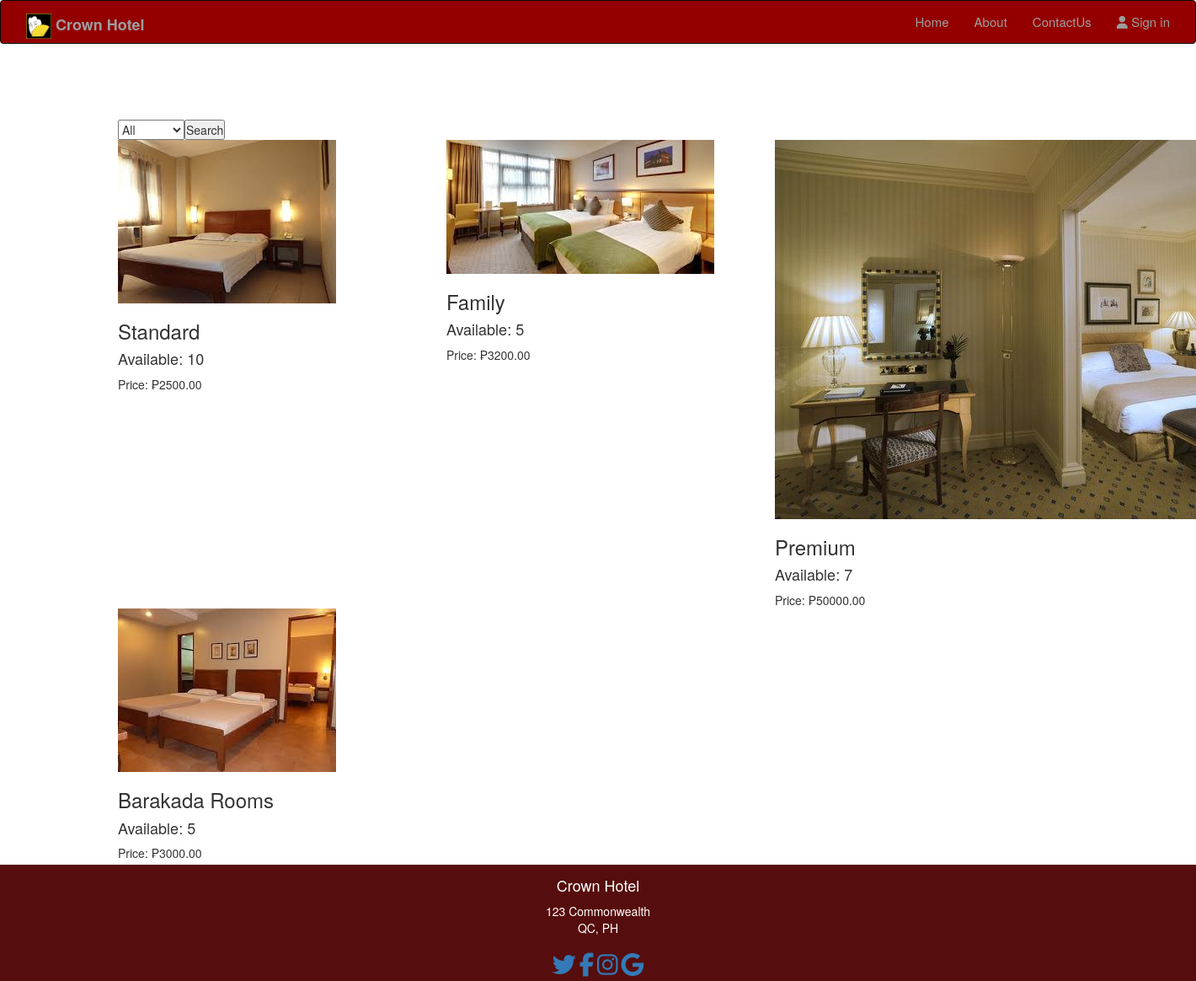
Page /menu.php on the committed database.
### tables this page shows
CREATE TABLE `rooms` (
  `id` int(11) NOT NULL,
  `name` varchar(255) NOT NULL,
  `description` varchar(255) NOT NULL,
  `pax` int(11) NOT NULL,
  `qty` int(11) NOT NULL,
  `price` decimal(65,2) NOT NULL,
  `image` varchar(255) NOT NULL,
  `category_id` int(11) NOT NULL,
  `status` int(11) NOT NULL
);

### Menu.php (the view, shortened to what this page needs)
<?php
function displayContent() {
	require 'db/connection.php';
	$filter = isset($_GET['category'])? $_GET['category']: 'All';
	echo "<form ><select name ='category'><option>All</option>";
		echo "</select><button>Search</button></form>";
		$sql = "SELECT * FROM rooms";
		$result = mysqli_query($conn,$sql);
		echo "<div class='row'>";
		while ($item = mysqli_fetch_assoc($result)) {
			if($filter == 'All'|| $item['category_id'] == $filter){
			echo "<div class='col-xs-4 item_display'><img src='".$item['image']."'>";
			echo "<h3>".$item['name']."</h3>";
			echo "<h4>Available: ".$item['qty']."</h4>";
			echo "Price: &#8369;".$item['price']."<br>";
			echo "</div>";
			}
	}
	echo "</div>";
}
require 'template.php';
 ?>

### template.php (shortened to what this page needs)
<!DOCTYPE html>
<html lang="en">
<head>
  <link rel="stylesheet" type="text/css" href="assets/style.css">
  <link rel="stylesheet" href="https://maxcdn.bootstrapcdn.com/bootstrap/3.3.7/css/bootstrap.min.css">
  <link rel="stylesheet" type="text/css" media="all"
      href="http://ajax.googleapis.com/ajax/libs/jqueryui/1.7.2/themes/smoothness/jquery-ui.css"    />
</head>
<body>
	<?php require 'partials/nav.php'; ?>
<div class="container">
	<div class="row">
			<?php displayContent(); ?>
	</div>
</div>
<?php include  'partials/footer.php'; ?>
</body>
</html>

### partials/nav.php (shortened to what this page needs)
<nav class="navbar navbar-inverse" style="position: fixed;width: 100%;z-index: 3; ">
   <div class="container-fluid">
     <div class="navbar-header">
       <a class="navbar-brand" href="#">
       <div class="logo col-xs-12"><img class="logo" src="assets/logo/logo.jpg" >
         <span ><strong> Crown Hotel </strong></span>
       </div>
       </a>
       </div>
     <div id="navbar2" class="navbar-collapse collapse">
        <ul class="nav navbar-nav navbar-right">
           <?php
         if (isset($_SESSION['username'])) {
            echo '<li><a href="Homepage.php"><i class="fa fa-calendar" aria-hidden="true"></i> Rerserve Now!</a></li><li><a href="myreservation.php"><i class="fa fa-bed fa-lg" aria-hidden="true"></i> MyReservation</a></li><li class="waves-effect waves-dark"><a href="#" data-toggle="modal" data-target="#modalcart">CART <i class="fa fa-shopping-cart fa-lg" aria-hidden="true"></i>(';if (isset($_SESSION['cart'])) {
              echo count($_SESSION['cart']);
            }else {
             echo "0";
            }echo ')</a></li>';
         }else{
           echo '<li><a href="index.php">Home</a></li>
         <li><a href="About.php">About</a></li>
         <li><a href="ContactUs.php">ContactUs</a></li>';
         }
         ?>
           <?php  if (isset($_SESSION['username'])) {?>
             <li class="dropdown">
             <a class="dropdown-toggle" data-toggle="dropdown" href="#"><i class="fa fa-user-circle-o" aria-hidden="true"></i>
             <span class="caret"></span></a>
             <ul class="dropdown-menu">
               <li><a href="accountsettings.php">Account Settings</a></li>
              <li><a href='logout.php'><span class='glyphicon glyphicon-user'></span>Logout</a></li>
             </ul>
           </li>
           <?php }else { ?>
             <li class="waves-effect waves-dark"><a href="#" data-toggle="modal" data-target="#ModalSignIn"><span class="fa fa-user"></span> Sign in</a></li>
           <?php } ?>
           </ul>
     </div>
   </div>
 </nav>

### partials/footer.php
<div class="footer" style="width: 100%;z-index: 3; ">
 <footer class="footer text-center">
      <div class="row">
        <div class="col-md-offset-3 col-md-6 text-center">
          <div class="widget">
            <h4 class="widget-title">Crown Hotel</h4>
            <address>123 Commonwealth<br>QC, PH</address>
            <div class="icons">
              <a href="#"><i class="fa fa-twitter fa-2x" aria-hidden="true"></i></a>
              <a href="#"><i class="fa fa-facebook fa-2x" aria-hidden="true"></i></a>
              <a href="#"><i class="fa fa-instagram fa-2x" aria-hidden="true"></i></a>
              <a href="#"><i class="fa fa-google fa-2x" aria-hidden="true"></i></a>
            </div>
          </div>
        </div>
      </div>
  </footer>
</div>

### assets/style.css (style rules this page uses)
* { margin: 0; padding: 0; box-sizing: border-box; }
body { background-color: grey; }
div.footer { position: fixed; left: 0; bottom: 0; width: 100%; background-color: #560d0d; color: white; margin-top: 20%; padding: 5px; text-align: center; }
.container { padding-top: 10%; padding-bottom: 10%; display:table; height:800px; width:100%; }
.container > div { display:table-row; }
.nav { height: 50px; font-size: 15px; }
.navbar.navbar-inverse { background-color: #940000; color: white; }
.navbar-header { color: white; }
.logo { height: 30px; width: 30px; }

### rows in the picture
rooms: image (picture), name "Standard", qty "10", price "2500.00"
rooms: image (picture), name "Family", qty "5", price "3200.00"
rooms: image (picture), name "Premium", qty "7", price "50000.00"
rooms: image (picture), name "Barakada Rooms", qty "5", price "3000.00"
